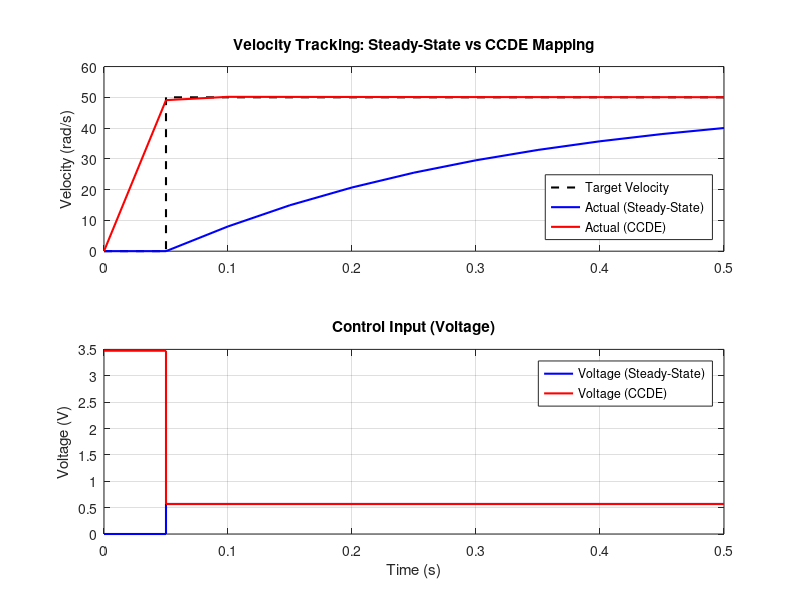

This figure's MATLAB source:
% DC Motor Simulation: Steady-State vs CCDE Inverse Mapping
clear; close all;

% 1. Define True Plant Parameters (Full 2nd-Order System)
R = 6.41;     % Resistance (Ohm)
L = 7.7e-3;   % Inductance (Henry)
Kt = 0.011;   % Torque constant (Nm/A)
Kb = 0.011;   % Back-EMF constant (V/(rad/s))
J = 5.46e-6;  % Inertia (Kg m^2)
D = 6.52e-7;  % Friction (Nm/(rad/s))

Ts = 0.05;    % Sample time (s)
t = 0:Ts:0.5; % Simulation time vector
N = length(t);

% 2. Define Reference Trajectory (Step to 50 rad/s at t = 0.05s)
w_ref = zeros(N, 1);
w_ref(t >= 0.05) = 50;

% 3. Steady-State Feedforward Mapping
% v_ss = (R*D/Kt + Kb) * w_ref
v_ss = ((R * D) / Kt + Kb) * w_ref;

% 4. CCDE 1st-Order Inverse Mapping
% Calculate 1st-order discrete coefficients (L=0)
num_1st = Kt;
den_1st = [J*R, D*R + Kt*Kb];
Gz_1st = c2d(tf(num_1st, den_1st), Ts, 'zoh');
[num_cell, den_cell] = tfdata(Gz_1st, 'v');
a1 = den_cell(2);
b1 = num_cell(2);

v_ccde = zeros(N, 1);
for k = 1:N-1
    % Inverse equation: v_k = (1/b1)*w_{ref,k+1} + (a1/b1)*w_{ref,k}
    v_ccde(k) = (1/b1)*w_ref(k+1) + (a1/b1)*w_ref(k);
end
v_ccde(N) = v_ccde(N-1); % Hold last value

% 5. Simulate the Actual 2nd-Order Plant
Gs_true = tf(Kt, [J*L, D*L + J*R, D*R + Kt*Kb]);
Gz_true = c2d(Gs_true, Ts, 'zoh');

w_actual_ss = lsim(Gz_true, v_ss, t);
w_actual_ccde = lsim(Gz_true, v_ccde, t);

% 6. Plot Results
figure('Name', 'Feedforward Control Comparison', 'Position', [100, 100, 800, 600]);

% Velocity Plot
subplot(2,1,1);
stairs(t, w_ref, 'k--', 'LineWidth', 1.5); hold on;
plot(t, w_actual_ss, 'b', 'LineWidth', 1.5);
plot(t, w_actual_ccde, 'r', 'LineWidth', 1.5);
title('Velocity Tracking: Steady-State vs CCDE Mapping');
ylabel('Velocity (rad/s)');
legend('Target Velocity', 'Actual (Steady-State)', 'Actual (CCDE)', 'Location', 'southeast');
grid on;

% Voltage Plot
subplot(2,1,2);
stairs(t, v_ss, 'b', 'LineWidth', 1.5); hold on;
stairs(t, v_ccde, 'r', 'LineWidth', 1.5);
title('Control Input (Voltage)');
xlabel('Time (s)');
ylabel('Voltage (V)');
legend('Voltage (Steady-State)', 'Voltage (CCDE)', 'Location', 'northeast');
grid on;
